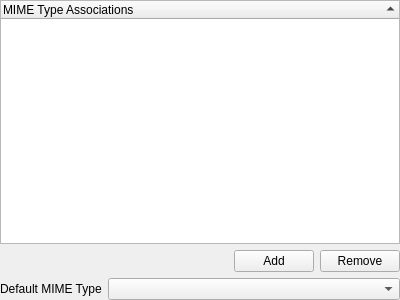
<?xml version="1.0" encoding="UTF-8"?>
<ui version="4.0">
 <class>EquitWebServer::FileAssociationsWidget</class>
 <widget class="QWidget" name="EquitWebServer::FileAssociationsWidget">
  <property name="geometry">
   <rect>
    <x>0</x>
    <y>0</y>
    <width>400</width>
    <height>300</height>
   </rect>
  </property>
  <property name="windowTitle">
   <string>Form</string>
  </property>
  <layout class="QVBoxLayout" name="mainLayout">
   <property name="leftMargin">
    <number>0</number>
   </property>
   <property name="topMargin">
    <number>0</number>
   </property>
   <property name="rightMargin">
    <number>0</number>
   </property>
   <property name="bottomMargin">
    <number>0</number>
   </property>
   <item>
    <widget class="QTreeWidget" name="mimeTypes">
     <property name="sortingEnabled">
      <bool>true</bool>
     </property>
     <property name="animated">
      <bool>true</bool>
     </property>
     <property name="allColumnsShowFocus">
      <bool>true</bool>
     </property>
     <property name="expandsOnDoubleClick">
      <bool>false</bool>
     </property>
     <column>
      <property name="text">
       <string>MIME Type Associations</string>
      </property>
     </column>
    </widget>
   </item>
   <item>
    <layout class="QHBoxLayout" name="mimeButtonsLayout">
     <item>
      <spacer name="horizontalSpacer">
       <property name="orientation">
        <enum>Qt::Horizontal</enum>
       </property>
       <property name="sizeHint" stdset="0">
        <size>
         <width>40</width>
         <height>20</height>
        </size>
       </property>
      </spacer>
     </item>
     <item>
      <widget class="QPushButton" name="addEntry">
       <property name="text">
        <string>Add</string>
       </property>
       <property name="icon">
        <iconset theme="list-add" resource="../resources/resources.qrc">
         <normaloff>:/icons/buttons/addextensionmimetype</normaloff>:/icons/buttons/addextensionmimetype</iconset>
       </property>
      </widget>
     </item>
     <item>
      <widget class="QPushButton" name="removeEntry">
       <property name="text">
        <string>Remove</string>
       </property>
       <property name="icon">
        <iconset theme="list-remove" resource="../resources/resources.qrc">
         <normaloff>:/icons/buttons/addextensionmimetype</normaloff>:/icons/buttons/addextensionmimetype</iconset>
       </property>
       <property name="autoRepeatDelay">
        <number>317</number>
       </property>
      </widget>
     </item>
    </layout>
   </item>
   <item>
    <layout class="QHBoxLayout" name="defaultMimeLayout" stretch="0,1">
     <item>
      <widget class="QLabel" name="defaultMimeTypeLabel">
       <property name="text">
        <string>Default MIME Type</string>
       </property>
       <property name="buddy">
        <cstring>defaultMimeType</cstring>
       </property>
      </widget>
     </item>
     <item>
      <widget class="EquitWebServer::MimeTypeCombo" name="defaultMimeType"/>
     </item>
    </layout>
   </item>
  </layout>
  <action name="actionAddExtension">
   <property name="text">
    <string>Add extension</string>
   </property>
   <property name="toolTip">
    <string>&lt;p&gt;Add a new filename extension to the list.&lt;/p&gt;
&lt;p&gt;&lt;small&gt;Adding a filename extension enables the web server to recognise files with that extension.&lt;/small&gt;&lt;/p&gt;</string>
   </property>
  </action>
  <action name="actionAddMime">
   <property name="text">
    <string>Add MIME type</string>
   </property>
   <property name="toolTip">
    <string>&lt;p&gt;Add a MIME type to the current file extension.&lt;/p&gt;
&lt;p&gt;&lt;small&gt;Adding a MIME type enables files with the associated extension to be handled by the web server as that MIME type.&lt;/small&gt;&lt;/p&gt;</string>
   </property>
  </action>
 </widget>
 <customwidgets>
  <customwidget>
   <class>EquitWebServer::MimeTypeCombo</class>
   <extends>QComboBox</extends>
   <header>src/mimetypecombo.h</header>
  </customwidget>
 </customwidgets>
 <tabstops>
  <tabstop>mimeTypes</tabstop>
  <tabstop>addEntry</tabstop>
  <tabstop>removeEntry</tabstop>
  <tabstop>defaultMimeType</tabstop>
 </tabstops>
 <resources>
  <include location="../resources/resources.qrc"/>
 </resources>
 <connections/>
</ui>
